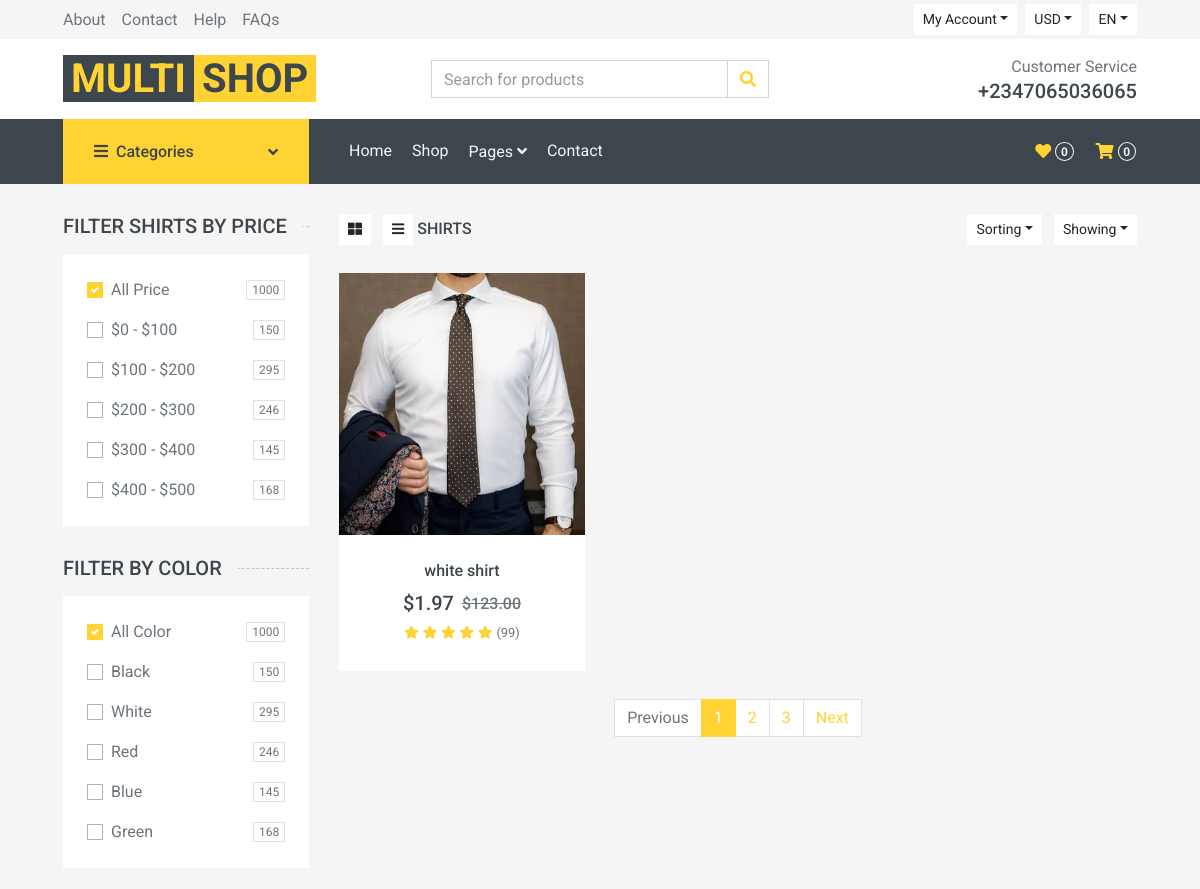
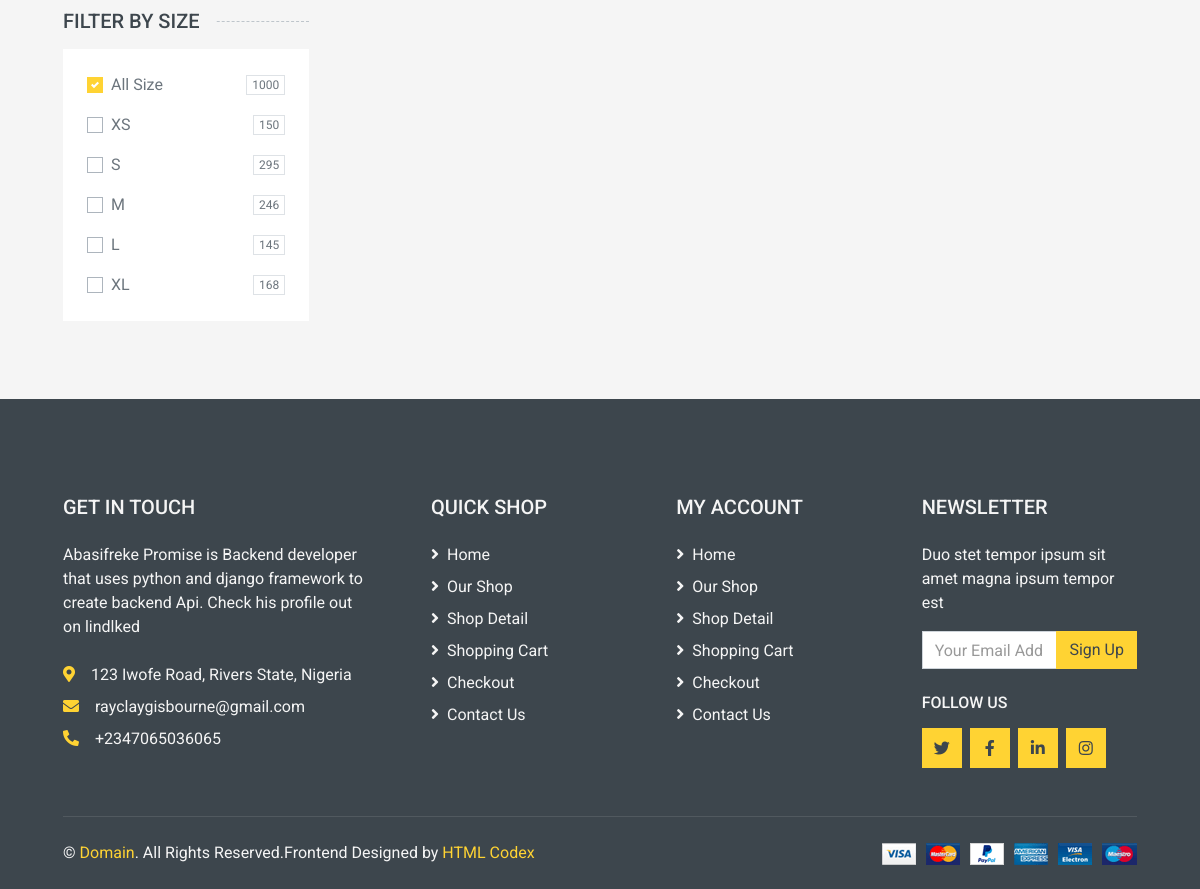
The page /search/shirts/ on the database its author committed (2 pictures, top to bottom).
### index/models.py (models this page shows, shortened)
class Category(models.Model):
    name = models.CharField(max_length = 250, db_index = True)
    slug = models.SlugField(max_length=250, unique= True)
    class Meta:
        verbose_name_plural ='categories'
    def get_absolute_url(self):
          return reverse('category_details', args=[self.slug])

class Product(models.Model):
    title = models.CharField(max_length = 250)
    brand = models.SlugField(max_length=250, default= 'unbranded')
    description = models.TextField(blank= True)
    slug = models.SlugField(max_length = 255)
    price = models.DecimalField(max_digits=4, decimal_places=2)
    image = ResizedImageField(size=[750,800 ], crop=['middle', 'center'], upload_to ='images/')
    category = models.ForeignKey(Category, related_name='product', on_delete=models.CASCADE, null=True)
    class Meta:
        verbose_name_plural ='products'
    def get_absolute_url(self):
          return reverse('product_details', args=[self.slug])

### index/views.py (the view)
# urls.py: path('search/<slug:category_slug>/', views.category_details, name='category_details'),
def category_details(request, category_slug=None):
	category = get_object_or_404(Category, slug=category_slug)
	products = Product.objects.filter(category = category) #we are filtering all thje product that are under this category
	return render(request, 'Shop.html', {'category':category, 'products':products})

### cart/cart.py (called while the page is built)
    def __len__(self):
        return sum(item['qty'] for item in self.cart.values())# same as i for i in range or list

### cart/context_processors.py (called while the page is built)
def cart(request):
    return {'cart': Cart(request)}

### index/views.py (called while the page is built)
def categories(request):
	all_categories = Category.objects.all()
	return{'all_categories':all_categories}

### templates/Shop.html (shortened to what this page needs)
{% extends 'base.html' %}
{% load static %}
{% block content %}
    <div class="container-fluid">
        <div class="row px-xl-5">
            <div class="col-lg-3 col-md-4">
                <h5 class="section-title position-relative text-uppercase mb-3"><span class="bg-secondary pr-3">Filter {{category.name}} by price</span></h5>
                <div class="bg-light p-4 mb-30">
                    <form>
                        <div class="custom-control custom-checkbox d-flex align-items-center justify-content-between mb-3">
                            <label class="custom-control-label" for="price-all">All Price</label>
                            <span class="badge border font-weight-normal">1000</span>
                        </div>
                        <div class="custom-control custom-checkbox d-flex align-items-center justify-content-between mb-3">
                            <label class="custom-control-label" for="price-1">$0 - $100</label>
                            <span class="badge border font-weight-normal">150</span>
                        </div>
                        <div class="custom-control custom-checkbox d-flex align-items-center justify-content-between mb-3">
                            <label class="custom-control-label" for="price-2">$100 - $200</label>
                            <span class="badge border font-weight-normal">295</span>
                        </div>
                        <div class="custom-control custom-checkbox d-flex align-items-center justify-content-between mb-3">
                            <label class="custom-control-label" for="price-3">$200 - $300</label>
                            <span class="badge border font-weight-normal">246</span>
                        </div>
                        <div class="custom-control custom-checkbox d-flex align-items-center justify-content-between mb-3">
                            <label class="custom-control-label" for="price-4">$300 - $400</label>
                            <span class="badge border font-weight-normal">145</span>
                        </div>
                        <div class="custom-control custom-checkbox d-flex align-items-center justify-content-between">
                            <label class="custom-control-label" for="price-5">$400 - $500</label>
                            <span class="badge border font-weight-normal">168</span>
                        </div>
                    </form>
                </div>
                <h5 class="section-title position-relative text-uppercase mb-3"><span class="bg-secondary pr-3">Filter by color</span></h5>
                <div class="bg-light p-4 mb-30">
                    <form>
                        <div class="custom-control custom-checkbox d-flex align-items-center justify-content-between mb-3">
                            <label class="custom-control-label" for="price-all">All Color</label>
                            <span class="badge border font-weight-normal">1000</span>
                        </div>
                        <div class="custom-control custom-checkbox d-flex align-items-center justify-content-between mb-3">
                            <label class="custom-control-label" for="color-1">Black</label>
                            <span class="badge border font-weight-normal">150</span>
                        </div>
                        <div class="custom-control custom-checkbox d-flex align-items-center justify-content-between mb-3">
                            <label class="custom-control-label" for="color-2">White</label>
                            <span class="badge border font-weight-normal">295</span>
                        </div>
                        <div class="custom-control custom-checkbox d-flex align-items-center justify-content-between mb-3">
                            <label class="custom-control-label" for="color-3">Red</label>
                            <span class="badge border font-weight-normal">246</span>
                        </div>
                        <div class="custom-control custom-checkbox d-flex align-items-center justify-content-between mb-3">
                            <label class="custom-control-label" for="color-4">Blue</label>
                            <span class="badge border font-weight-normal">145</span>
                        </div>
                        <div class="custom-control custom-checkbox d-flex align-items-center justify-content-between">
                            <label class="custom-control-label" for="color-5">Green</label>
                            <span class="badge border font-weight-normal">168</span>
                        </div>
                    </form>
                </div>
                <h5 class="section-title position-relative text-uppercase mb-3"><span class="bg-secondary pr-3">Filter by size</span></h5>
                <div class="bg-light p-4 mb-30">
                    <form>
                        <div class="custom-control custom-checkbox d-flex align-items-center justify-content-between mb-3">
                            <label class="custom-control-label" for="size-all">All Size</label>
                            <span class="badge border font-weight-normal">1000</span>
                        </div>
                        <div class="custom-control custom-checkbox d-flex align-items-center justify-content-between mb-3">
                            <label class="custom-control-label" for="size-1">XS</label>
                            <span class="badge border font-weight-normal">150</span>
                        </div>
                        <div class="custom-control custom-checkbox d-flex align-items-center justify-content-between mb-3">
                            <label class="custom-control-label" for="size-2">S</label>
                            <span class="badge border font-weight-normal">295</span>
                        </div>
                        <div class="custom-control custom-checkbox d-flex align-items-center justify-content-between mb-3">
                            <label class="custom-control-label" for="size-3">M</label>
                            <span class="badge border font-weight-normal">246</span>
                        </div>
                        <div class="custom-control custom-checkbox d-flex align-items-center justify-content-between mb-3">
                            <label class="custom-control-label" for="size-4">L</label>
                            <span class="badge border font-weight-normal">145</span>
                        </div>
                        <div class="custom-control custom-checkbox d-flex align-items-center justify-content-between">
                            <label class="custom-control-label" for="size-5">XL</label>
                            <span class="badge border font-weight-normal">168</span>
                        </div>
                    </form>
                </div>
            </div>
            <div class="col-lg-9 col-md-8">
                <div class="row pb-3">
                    <div class="col-12 pb-1">
                        <div class="d-flex align-items-center justify-content-between mb-4">
                            <div>
                                <button class="btn btn-sm btn-light"><i class="fa fa-th-large"></i></button>
                                <button class="btn btn-sm btn-light ml-2"><i class="fa fa-bars"></i></button>
                                 <span class="pb-3 h6">    {{category.name|upper}}</span>
                            </div>
                            <div class="ml-2">
                                <div class="btn-group">
                                    <button type="button" class="btn btn-sm btn-light dropdown-toggle" data-toggle="dropdown">Sorting</button>
                                </div>
                                <div class="btn-group ml-2">
                                    <button type="button" class="btn btn-sm btn-light dropdown-toggle" data-toggle="dropdown">Showing</button>
                                </div>
                            </div>
                        </div>
                    </div>
                    {% for product in products %}
                    <div class="col-lg-4 col-md-6 col-sm-6 pb-1">
                        <div class="product-item bg-light mb-4">
                            <div class="product-img position-relative overflow-hidden">
                                <img class="img-fluid w-100" src="{{ product.image.url }}" alt="">
                                <div class="product-action">
                                </div>
                            </div>
                            <div class="text-center py-4">
                                <a class="h6 text-decoration-none text-truncate" href="{{product.get_absolute_url}}">{{ product.title }}</a>
                                <div class="d-flex align-items-center justify-content-center mt-2">
                                    <h5>${{product.price}}</h5><h6 class="text-muted ml-2"><del>$123.00</del></h6>
                                </div>
                                <div class="d-flex align-items-center justify-content-center mb-1">
                                    <small class="fa fa-star text-primary mr-1"></small>
                                    <small class="fa fa-star text-primary mr-1"></small>
                                    <small class="fa fa-star text-primary mr-1"></small>
                                    <small class="fa fa-star text-primary mr-1"></small>
                                    <small class="fa fa-star text-primary mr-1"></small>
                                    <small>(99)</small>
                                </div>
                            </div>
                        </div>
                    </div>
                    {% endfor %}
                    <div class="col-12">
                        <nav>
                          <ul class="pagination justify-content-center">
                            <li class="page-item disabled"><a class="page-link" href="#">Previous</span></a></li>
                            <li class="page-item active"><a class="page-link" href="#">1</a></li>
                            <li class="page-item"><a class="page-link" href="#">2</a></li>
                            <li class="page-item"><a class="page-link" href="#">3</a></li>
                            <li class="page-item"><a class="page-link" href="#">Next</a></li>
                          </ul>
                        </nav>
                    </div>
                </div>
            </div>
        </div>
    </div>
{% endblock content %}

### rows shown on the page
Category: name "SHIRTS"
Product: image (picture), title "white shirt", price "1.97"
